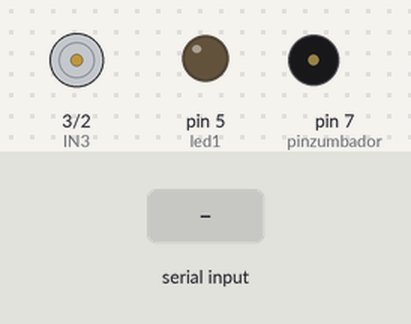
A sketch run on a simulated Arduino Uno, built with avr-gcc and run on an emulated ATmega328P. Shown: motor-driver pin pairs drawn as motors (green arrow = first pin HIGH = forward, orange = second pin HIGH = backward, longer = more drive), output pins drawn as LEDs (lit = HIGH), buzzer (waves = sounding). Inputs (shaded band) come from the test bench.

Above: at 1.2 s.
1.3 s: "1" received over Serial
At 1.7 s:
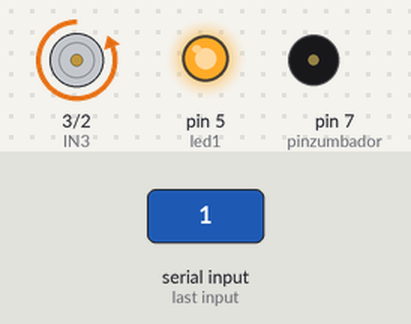
At 3.8 s:
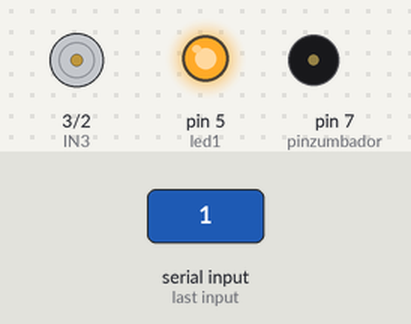
Timing chart, 0 to 7.8 s (numbered marks = the images above; inputs shaded):
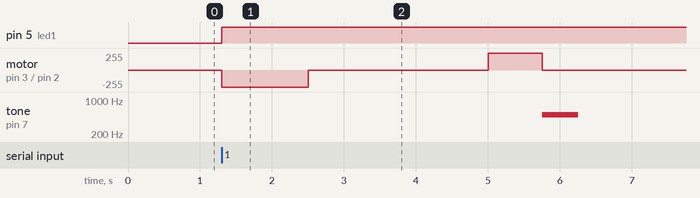

The sketch:

Motor.ino
```cpp
int led1 = 5;

int IN3 = 3;
int IN4 = 2;

const int pulsador1 = 4;
int estado;

int input;


int pinzumbador = 7;    // pin del zumbador
int frecuencia = 500;      // frecuencia correspondiente a la nota La

int pinSensor = 6;

int valLDR = 0;


void setup() {
  Serial.begin(9600);
  pinMode (IN4, OUTPUT);
  pinMode (IN3, OUTPUT);
  pinMode(pulsador1, INPUT);
  pinMode(led1, OUTPUT);
}
void loop() {
//  derecha();
//  digitalWrite(IN4, LOW);
//  digitalWrite(IN3, LOW);

  if (Serial.available() > 0) {
    input = Serial.read();
    if (input == '1') {
      digitalWrite(led1, HIGH);
      digitalWrite(IN4, HIGH);
      delay(1200);
      digitalWrite(IN4, LOW);
      delay(2500);
      digitalWrite(IN3, HIGH);
      delay(750);
      digitalWrite(IN3, LOW);
      tone(pinzumbador, frecuencia);   // inicia el zumbido
      delay(500);
      noTone(pinzumbador);
//    } else {
//     digitalWrite(led1, HIGH);
//      digitalWrite(IN4, HIGH);
//      delay(500);
//      digitalWrite(IN4, LOW);
//      delay(1000);
//      digitalWrite(IN3, HIGH);
//      delay(500);
//      digitalWrite(IN3, LOW);
//    }
  }
}
}

//void derecha() {
//  estado = digitalRead(pulsador1);
//  if (estado == HIGH) {
//    digitalWrite(led1, HIGH);
//    digitalWrite(IN4, HIGH);
//    digitalWrite(IN3, LOW);
//    tone(pinzumbador, frecuencia);   // inicia el zumbido
//    delay(500);
//    noTone(pinzumbador);
//    //Senso();
//    delay(25000);
//  } else {
//    digitalWrite(IN4, LOW);
//    digitalWrite(IN3, HIGH);
//    digitalWrite(led1, LOW);
//  }
//}
//
//void Senso() {
//  valLDR = analogRead(pinSensor);
//  if (valLDR != HIGH) {
//    digitalWrite(IN4, LOW);
//    digitalWrite(IN3, LOW);
//  }
//}
```

Measured:
- after the input at 1.3 s, pin 5 (led1): LOW → HIGH at once; motor on pin 3 (IN3) / pin 2 (IN4): stopped → backward 255/255 at once, → stopped 1.2 s later, → forward 255/255 2.5 s later, → stopped 0.75 s later; tone on pin 7 (pinzumbador): silent → 500 Hz after 4.5 s, → silent 0.50 s later
